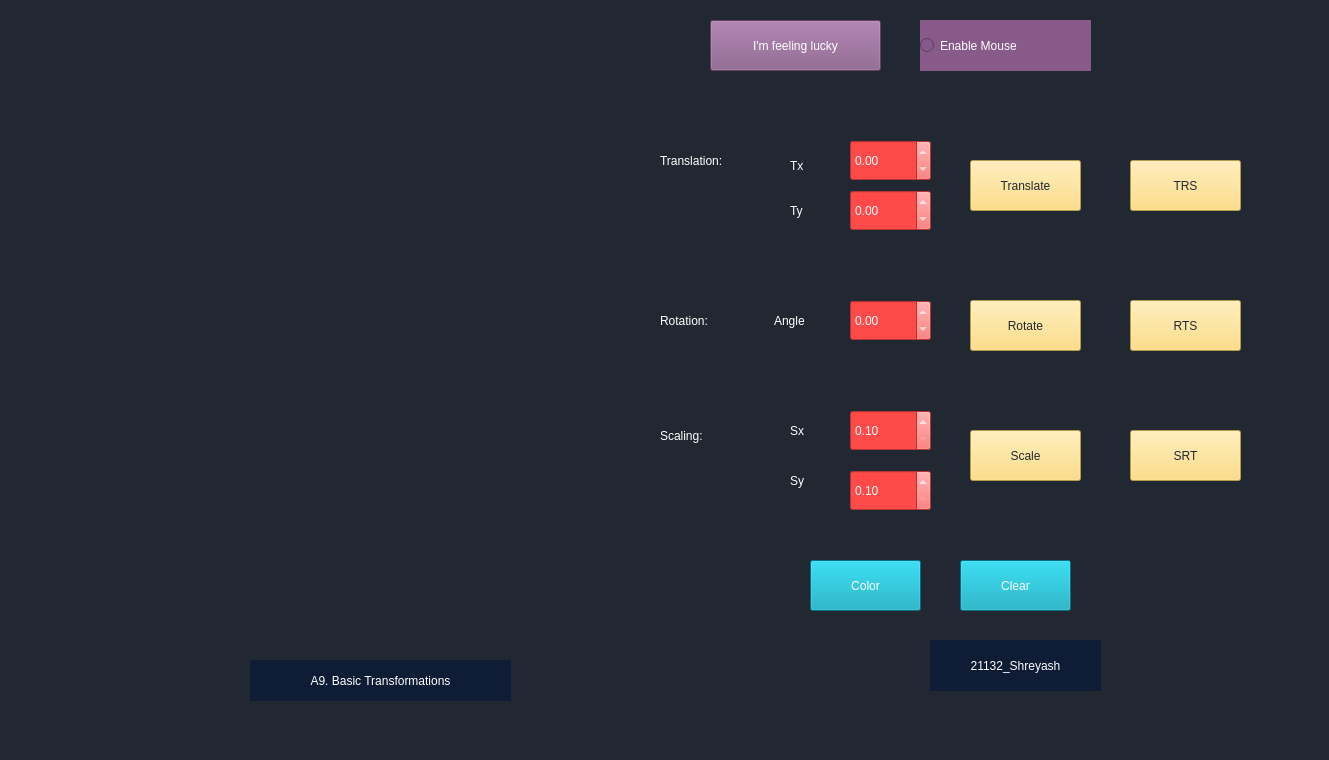
<?xml version="1.0" encoding="UTF-8"?>
<ui version="4.0">
 <class>MainWindow</class>
 <widget class="QMainWindow" name="MainWindow">
  <property name="geometry">
   <rect>
    <x>0</x>
    <y>0</y>
    <width>1329</width>
    <height>760</height>
   </rect>
  </property>
  <property name="windowTitle">
   <string>MainWindow</string>
  </property>
  <property name="styleSheet">
   <string notr="true">background-color: #222831;
color: #ffffff;
font: 57 10pt &quot;Yu Gothic Medium&quot;;</string>
  </property>
  <widget class="QWidget" name="centralwidget">
   <widget class="QLabel" name="drawingArea">
    <property name="geometry">
     <rect>
      <x>40</x>
      <y>40</y>
      <width>600</width>
      <height>600</height>
     </rect>
    </property>
    <property name="text">
     <string/>
    </property>
   </widget>
   <widget class="QPushButton" name="btnFeelingLucky">
    <property name="geometry">
     <rect>
      <x>710</x>
      <y>20</y>
      <width>171</width>
      <height>51</height>
     </rect>
    </property>
    <property name="styleSheet">
     <string notr="true">background-color: #885a89;</string>
    </property>
    <property name="text">
     <string>I'm feeling lucky</string>
    </property>
   </widget>
   <widget class="QRadioButton" name="radbtnEnableMouse">
    <property name="geometry">
     <rect>
      <x>920</x>
      <y>20</y>
      <width>171</width>
      <height>51</height>
     </rect>
    </property>
    <property name="layoutDirection">
     <enum>Qt::LeftToRight</enum>
    </property>
    <property name="styleSheet">
     <string notr="true">background-color: #885a89;</string>
    </property>
    <property name="text">
     <string>Enable Mouse</string>
    </property>
   </widget>
   <widget class="QLabel" name="label_2">
    <property name="geometry">
     <rect>
      <x>660</x>
      <y>140</y>
      <width>101</width>
      <height>41</height>
     </rect>
    </property>
    <property name="text">
     <string>Translation:</string>
    </property>
   </widget>
   <widget class="QLabel" name="label_3">
    <property name="geometry">
     <rect>
      <x>660</x>
      <y>310</y>
      <width>91</width>
      <height>21</height>
     </rect>
    </property>
    <property name="text">
     <string>Rotation:</string>
    </property>
   </widget>
   <widget class="QLabel" name="label_4">
    <property name="geometry">
     <rect>
      <x>660</x>
      <y>420</y>
      <width>81</width>
      <height>31</height>
     </rect>
    </property>
    <property name="text">
     <string>Scaling:</string>
    </property>
   </widget>
   <widget class="QDoubleSpinBox" name="SpinBoxTx">
    <property name="geometry">
     <rect>
      <x>850</x>
      <y>140</y>
      <width>81</width>
      <height>41</height>
     </rect>
    </property>
    <property name="styleSheet">
     <string notr="true">background-color: rgb(254, 74, 73);</string>
    </property>
    <property name="minimum">
     <double>-600.000000000000000</double>
    </property>
    <property name="maximum">
     <double>600.000000000000000</double>
    </property>
   </widget>
   <widget class="QDoubleSpinBox" name="SpinBoxTy">
    <property name="geometry">
     <rect>
      <x>850</x>
      <y>190</y>
      <width>81</width>
      <height>41</height>
     </rect>
    </property>
    <property name="styleSheet">
     <string notr="true">background-color: rgb(254, 74, 73);</string>
    </property>
    <property name="minimum">
     <double>-600.000000000000000</double>
    </property>
    <property name="maximum">
     <double>600.000000000000000</double>
    </property>
   </widget>
   <widget class="QDoubleSpinBox" name="SpinBoxAngle">
    <property name="geometry">
     <rect>
      <x>850</x>
      <y>300</y>
      <width>81</width>
      <height>41</height>
     </rect>
    </property>
    <property name="styleSheet">
     <string notr="true">background-color: rgb(254, 74, 73);</string>
    </property>
    <property name="minimum">
     <double>-360.000000000000000</double>
    </property>
    <property name="maximum">
     <double>360.000000000000000</double>
    </property>
   </widget>
   <widget class="QDoubleSpinBox" name="SpinBoxSx">
    <property name="geometry">
     <rect>
      <x>850</x>
      <y>410</y>
      <width>81</width>
      <height>41</height>
     </rect>
    </property>
    <property name="styleSheet">
     <string notr="true">background-color: rgb(254, 74, 73);</string>
    </property>
    <property name="minimum">
     <double>0.100000000000000</double>
    </property>
    <property name="maximum">
     <double>10.000000000000000</double>
    </property>
    <property name="singleStep">
     <double>0.100000000000000</double>
    </property>
   </widget>
   <widget class="QDoubleSpinBox" name="SpinBoxSy">
    <property name="geometry">
     <rect>
      <x>850</x>
      <y>470</y>
      <width>81</width>
      <height>41</height>
     </rect>
    </property>
    <property name="styleSheet">
     <string notr="true">background-color: rgb(254, 74, 73);</string>
    </property>
    <property name="minimum">
     <double>0.100000000000000</double>
    </property>
    <property name="maximum">
     <double>10.000000000000000</double>
    </property>
    <property name="singleStep">
     <double>0.100000000000000</double>
    </property>
   </widget>
   <widget class="QPushButton" name="btnTranslate">
    <property name="geometry">
     <rect>
      <x>970</x>
      <y>160</y>
      <width>111</width>
      <height>51</height>
     </rect>
    </property>
    <property name="styleSheet">
     <string notr="true">background-color: rgb(254, 215, 102);
color: #222831;</string>
    </property>
    <property name="text">
     <string>Translate</string>
    </property>
   </widget>
   <widget class="QPushButton" name="btnRotate">
    <property name="geometry">
     <rect>
      <x>970</x>
      <y>300</y>
      <width>111</width>
      <height>51</height>
     </rect>
    </property>
    <property name="styleSheet">
     <string notr="true">background-color: rgb(254, 215, 102);
color: #222831;</string>
    </property>
    <property name="text">
     <string>Rotate</string>
    </property>
   </widget>
   <widget class="QPushButton" name="btnScale">
    <property name="geometry">
     <rect>
      <x>970</x>
      <y>430</y>
      <width>111</width>
      <height>51</height>
     </rect>
    </property>
    <property name="styleSheet">
     <string notr="true">background-color: rgb(254, 215, 102);
color: #222831;</string>
    </property>
    <property name="text">
     <string>Scale</string>
    </property>
   </widget>
   <widget class="QPushButton" name="btn_TRS">
    <property name="geometry">
     <rect>
      <x>1130</x>
      <y>160</y>
      <width>111</width>
      <height>51</height>
     </rect>
    </property>
    <property name="styleSheet">
     <string notr="true">background-color: rgb(254, 215, 102);
color: #222831;</string>
    </property>
    <property name="text">
     <string>TRS</string>
    </property>
   </widget>
   <widget class="QPushButton" name="btnRTS">
    <property name="geometry">
     <rect>
      <x>1130</x>
      <y>300</y>
      <width>111</width>
      <height>51</height>
     </rect>
    </property>
    <property name="styleSheet">
     <string notr="true">background-color: rgb(254, 215, 102);
color: #222831;</string>
    </property>
    <property name="text">
     <string>RTS</string>
    </property>
   </widget>
   <widget class="QPushButton" name="btnSRT">
    <property name="geometry">
     <rect>
      <x>1130</x>
      <y>430</y>
      <width>111</width>
      <height>51</height>
     </rect>
    </property>
    <property name="styleSheet">
     <string notr="true">background-color: rgb(254, 215, 102);
color: #222831;</string>
    </property>
    <property name="text">
     <string>SRT</string>
    </property>
   </widget>
   <widget class="QPushButton" name="btnColor">
    <property name="geometry">
     <rect>
      <x>810</x>
      <y>560</y>
      <width>111</width>
      <height>51</height>
     </rect>
    </property>
    <property name="styleSheet">
     <string notr="true">background-color: rgb(0, 159, 183);</string>
    </property>
    <property name="text">
     <string>Color</string>
    </property>
   </widget>
   <widget class="QPushButton" name="btnClear">
    <property name="geometry">
     <rect>
      <x>960</x>
      <y>560</y>
      <width>111</width>
      <height>51</height>
     </rect>
    </property>
    <property name="styleSheet">
     <string notr="true">background-color: rgb(0, 159, 183);</string>
    </property>
    <property name="text">
     <string>Clear</string>
    </property>
   </widget>
   <widget class="QLabel" name="label">
    <property name="geometry">
     <rect>
      <x>790</x>
      <y>150</y>
      <width>31</width>
      <height>31</height>
     </rect>
    </property>
    <property name="text">
     <string>Tx</string>
    </property>
   </widget>
   <widget class="QLabel" name="label_5">
    <property name="geometry">
     <rect>
      <x>790</x>
      <y>200</y>
      <width>31</width>
      <height>21</height>
     </rect>
    </property>
    <property name="styleSheet">
     <string notr="true"/>
    </property>
    <property name="text">
     <string>Ty</string>
    </property>
   </widget>
   <widget class="QLabel" name="label_6">
    <property name="geometry">
     <rect>
      <x>774</x>
      <y>310</y>
      <width>71</width>
      <height>21</height>
     </rect>
    </property>
    <property name="text">
     <string>Angle</string>
    </property>
   </widget>
   <widget class="QLabel" name="label_8">
    <property name="geometry">
     <rect>
      <x>790</x>
      <y>420</y>
      <width>31</width>
      <height>21</height>
     </rect>
    </property>
    <property name="text">
     <string>Sx</string>
    </property>
   </widget>
   <widget class="QLabel" name="label_9">
    <property name="geometry">
     <rect>
      <x>790</x>
      <y>470</y>
      <width>51</width>
      <height>21</height>
     </rect>
    </property>
    <property name="text">
     <string>Sy</string>
    </property>
   </widget>
   <widget class="QLabel" name="label_7">
    <property name="geometry">
     <rect>
      <x>930</x>
      <y>640</y>
      <width>171</width>
      <height>51</height>
     </rect>
    </property>
    <property name="styleSheet">
     <string notr="true">background-color: #0e1c36;</string>
    </property>
    <property name="text">
     <string>21132_Shreyash</string>
    </property>
    <property name="alignment">
     <set>Qt::AlignCenter</set>
    </property>
   </widget>
   <widget class="QLabel" name="label_10">
    <property name="geometry">
     <rect>
      <x>250</x>
      <y>660</y>
      <width>261</width>
      <height>41</height>
     </rect>
    </property>
    <property name="styleSheet">
     <string notr="true">background-color: #0e1c36;</string>
    </property>
    <property name="text">
     <string>A9. Basic Transformations</string>
    </property>
    <property name="alignment">
     <set>Qt::AlignCenter</set>
    </property>
   </widget>
  </widget>
  <widget class="QStatusBar" name="statusbar"/>
 </widget>
 <resources/>
 <connections/>
</ui>
